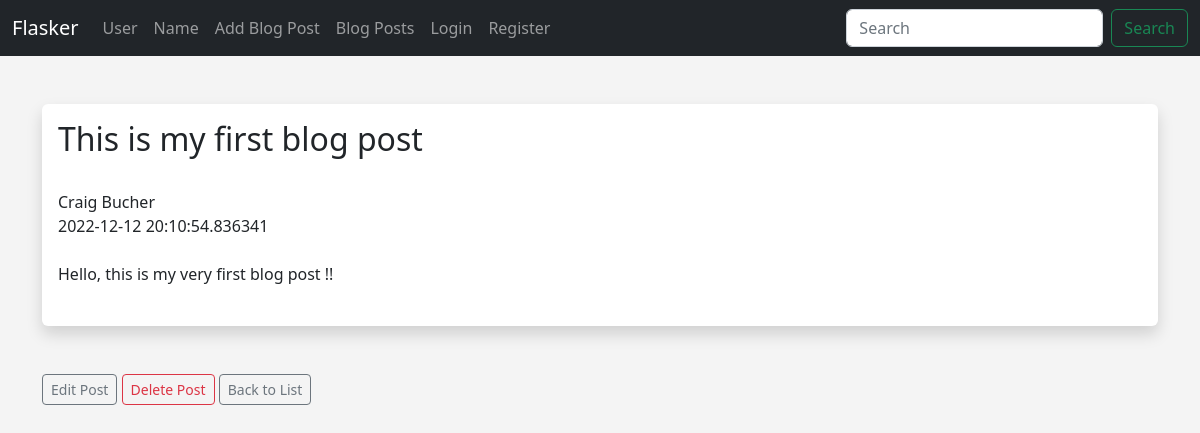
/posts/1, run on the app's committed database.
### hello.py (models this page shows)
class Posts(db.Model):
    id = db.Column(db.Integer, primary_key=True)
    title = db.Column(db.String(255))
    content = db.Column(db.Text)
    author = db.Column(db.String(255))
    date_posted = db.Column(db.DateTime, default=datetime.utcnow)
    slug = db.Column(db.String(255)) # way to reference post in URL other than just using ID

### hello.py (the view)
@app.route('/posts/<int:id>')
def post(id):
    post = Posts.query.get_or_404(id)
    return render_template('post.html', post=post)

### templates/post.html (shortened to what this page needs)
{% extends 'base.html' %}
{% block content %}
<div class="shadow p-3 mb-5 bg-body rounded">
    <h2>{{ post.title }}</h2><br/>
    {{ post.author }}<br/>
    {{ post.date_posted }}<br/><br/>
    {{ post.content }}<br/><br/>
</div>
<a href="{{ url_for('edit_post', id=post.id) }}" class="btn btn-outline-secondary btn-sm">Edit Post</a>
<a href="{{ url_for('delete_post', id=post.id) }}" class="btn btn-outline-danger btn-sm">Delete Post</a>
<a href="{{ url_for('posts') }}" class="btn btn-outline-secondary btn-sm">Back to List</a>
{% endblock %}

### static/css/style.css (style rules this page uses)
body { background: #f4f4f4; }

### data on the page
Posts: title "This is my first blog post", author "Craig Bucher", date_posted "2022-12-12 20:10:54.836341", content "Hello, this is my very first blog post !!"
